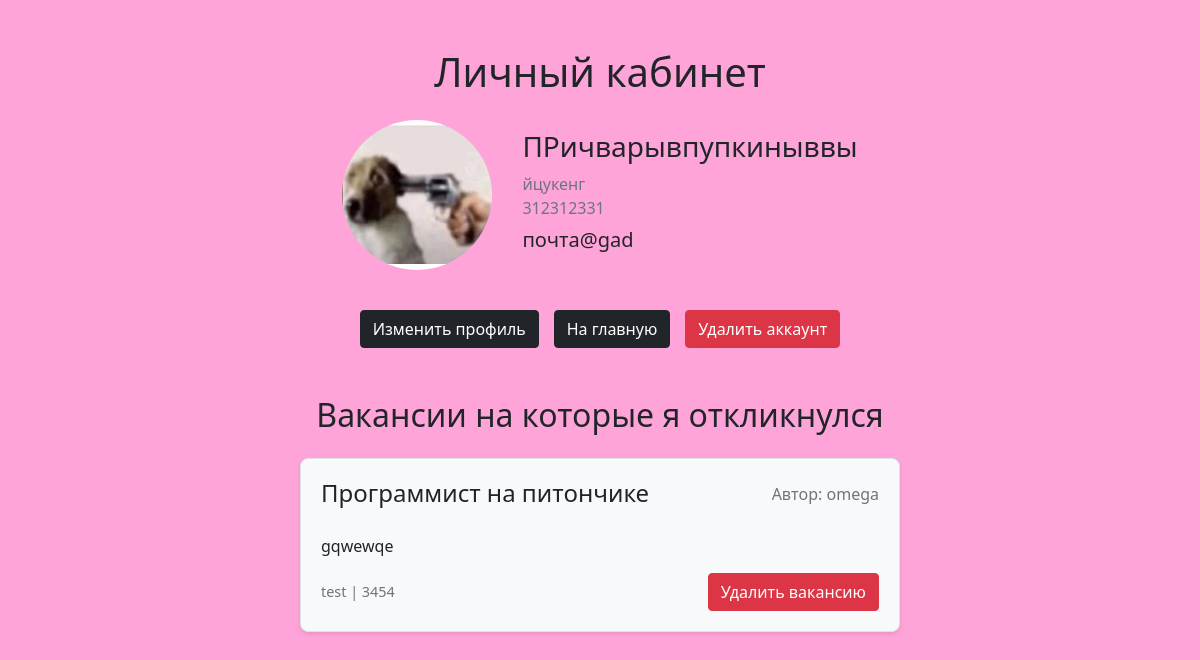
Screenshot of /profile (signed in) with the database file from the repository.
### data/users.py (models this page shows, shortened)
class User(SqlAlchemyBase, UserMixin):
    __tablename__ = 'users'
    id = sqlalchemy.Column(sqlalchemy.Integer,
                           primary_key=True, autoincrement=True)
    login = sqlalchemy.Column(sqlalchemy.String, nullable=True)
    name = sqlalchemy.Column(sqlalchemy.String, nullable=True)
    telephone = sqlalchemy.Column(sqlalchemy.String, nullable=True)
    description = sqlalchemy.Column(sqlalchemy.String, nullable=True)
    email = sqlalchemy.Column(sqlalchemy.String,
                              index=True, unique=True, nullable=True)
    is_employer = sqlalchemy.Column(sqlalchemy.Boolean, nullable=True)
    hashed_password = sqlalchemy.Column(sqlalchemy.String, nullable=True)
    profile_image = sqlalchemy.Column(sqlalchemy.String, default='/static/img/default_image.png')
    responded_vacancies = sqlalchemy.Column(sqlalchemy.String, nullable=True)
    vacancy = orm.relationship("Vacancy", back_populates='user')

### data/vacancies.py (models this page shows, shortened)
class Vacancy(SqlAlchemyBase):
    __tablename__ = 'vacancies'
    id = sqlalchemy.Column(sqlalchemy.Integer,
                           primary_key=True, autoincrement=True)
    title = sqlalchemy.Column(sqlalchemy.String, nullable=True)
    content = sqlalchemy.Column(sqlalchemy.String, nullable=True)
    company_id = sqlalchemy.Column(sqlalchemy.Integer,
                                sqlalchemy.ForeignKey("users.id"))
    user = orm.relationship('User')

### main.py (the view)
@app.route('/profile', methods=['GET', 'POST'])
@login_required
def profile():
    form = LoginForm()  # без формы почему-то не работает...
    db_sess = db_session.create_session()
    if current_user.is_employer:
        all_vac = current_user.vacancy
    else:
        all_vac = get_employee_vacansies(current_user)
    return render_template('profile.html', title='Личный кабинет', sec_title='Личный кабинет', form=form,
                           sp=all_vac)

### data/db_session.py (called while the page is built)
def create_session() -> Session:
    global __factory
    return __factory()

### main.py (called while the page is built)
def get_employee_vacansies(user):
    s = user.responded_vacancies
    if s != '' and s is not None:
        sp = [int(x) for x in s.split(';')]
        db_sess = db_session.create_session()
        all_vac = db_sess.query(Vacancy).filter(Vacancy.id.in_(sp)).all()
        return all_vac
    return []

@login_manager.user_loader
def load_user(user_id):
    db_sess = db_session.create_session()
    return db_sess.query(User).get(user_id)

### templates/profile.html (shortened to what this page needs)
<!DOCTYPE html>
<html lang="en">
<head>
    <link rel="stylesheet"
          href="https://cdn.jsdelivr.net/npm/bootstrap@5.0.0-beta1/dist/css/bootstrap.min.css"
>
    <link type="text/css" rel="stylesheet" href="static/css/style.css">
</head>
<body class="text-center">
<div class="container my-5">
    <h1 class="text-center mb-4">{{sec_title}}</h1>
    <div class="profile-container">
        <img src="{{ current_user.profile_image }}" class="profile-image">
        <div class="profile-info text-start">
            <h3>{{current_user.name}}</h3>
            <div class="mb-2">
                <span class="text-muted">{{current_user.login}}</span><br>
                <span class="text-muted">{{current_user.telephone}}</span>
            </div>
            <h5>{{current_user.email}}</h5>
        </div>
    </div>
    <div class="btn-container">
        <a href="/change_profile/{{current_user.id}}" class="btn btn-dark" onclick="return confirm('Вы действительно хотите изменить профиль?')">Изменить профиль</a>
        <a href="/" class="btn btn-dark">На главную</a>
        <a href="/remove_profile/{{current_user.id}}" class="btn btn-alert" onclick="return confirm('Вы действительно хотите удалить аккаунт?')">Удалить аккаунт</a>
    </div>
    <div class="mt-5">
        {% if current_user.is_employer %}
            <h2 class="mb-4">Мои вакансии</h2>
        {% else %}
            <h2 class="mb-4">Вакансии на которые я откликнулся</h2>
        {% endif %}
        {% if sp %}
        {% for vacancy in sp %}
        <div class="vacancy-card">
            <div class="vacancy-header">
                <h4 class="mb-0">{{vacancy.title}}</h4>
                <span class="text-muted">Автор: {{vacancy.user.name}}</span>
            </div>
            <div class="vacancy-content mt-3">
                {{vacancy.content}}
            </div>
            <div class="vacancy-footer">
                <div>
                    {{vacancy.user.email}} | {{vacancy.user.telephone}}
                </div>
                <div>
                    <a href="/remove_vacancy/{{vacancy.id}}" class="btn btn-alert" onclick="return confirm('Вы действительно хотите удалить вакансию?')">Удалить вакансию</a>
                </div>
            </div>
        </div>
        {% endfor %}
        {% else %}
            {% if current_user.is_employer %}
                <div class="alert alert-info">У вас пока нет вакансий</div>
            {% else %}
                <div class="alert alert-info">Вы пока не откликнулись ни на одну вакансию</div>
            {% endif %}
        {% endif %}
    </div>
</div>
</body>
</html>

### static/css/style.css (style rules this page uses)
body { background: rgb(255,164,217); min-height: 100vh; height: 100%; width: 100%; display: flex; flex-direction: column; }
.btn-alert, .btn-alert:hover, .btn-alert:focus, .btn-alert:active { background-color: #dc3545 !important; border-color: #dc3545 !important; color: white !important; }
.btn-dark, .btn-dark:hover, .btn-dark:focus, .btn-dark:active { background-color: #212529 !important; border-color: #212529 !important; color: white !important; }

### templates/profile.html (style rules this page uses)
html, body { height: 100%; }
.profile-container { display: flex; justify-content: center; align-items: center; gap: 30px; margin-bottom: 40px; flex-wrap: wrap; }
.profile-info { display: flex; flex-direction: column; }
.vacancy-card { background-color: #f8f9fa; border: 1px solid #dee2e6; border-radius: 8px; padding: 20px; margin: 20px auto; max-width: 600px; box-shadow: 0 2px 4px rgba(0,0,0,0.1); text-align: left; display: flex; flex-direction: column; min-height: fit-content; height: auto; }
.vacancy-content { flex-grow: 1; word-wrap: break-word; overflow-wrap: break-word; }
.vacancy-header { display: flex; justify-content: space-between; margin-bottom: 10px; align-items: center; }
.vacancy-footer { margin-top: 15px; color: #6c757d; font-size: 0.9em; display: flex; justify-content: space-between; align-items: center; flex-wrap: wrap; gap: 10px; }
.btn-container { display: flex; justify-content: center; gap: 15px; margin: 20px 0; flex-wrap: wrap; }
.profile-image { width: 150px; height: 150px; border-radius: 50%; object-fit: cover; }
.btn-alert { background-color: #dc3545; color: white; border-color: #dc3545; }

### rows the page displays
User: profile_image (picture), name "ПРичварывпупкиныввы", login "йцукенг", telephone "312312331", email "почта@gad"
Vacancy: title "Программист на питончике", user.name "omega", content "gqwewqe", user.email "test", user.telephone "3454"

### other values shown
{{ sec_title }} "Личный кабинет"
